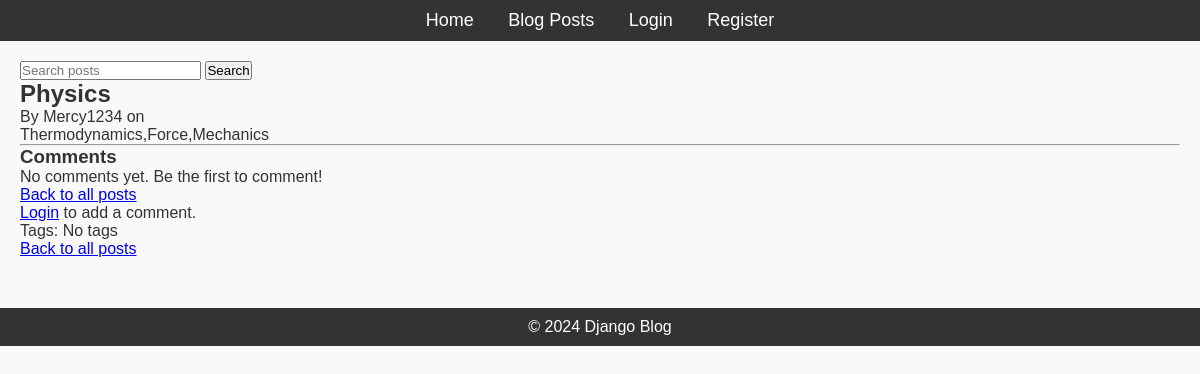
The app's page /post/4/ with its own data.
### blog/models.py (models this page shows, shortened)
class Post(models.Model):
    title=models.CharField(max_length=200)
    content=models.TextField()
    published_date=models.DateTimeField(auto_now_add=True)
    author=models.ForeignKey(User,on_delete=models.CASCADE,related_name="users")
    tags=TaggableManager()

### blog/views.py (the view)
# urls.py: path("post/<int:pk>/", PostDetailView.as_view(), name="post_detail"),
class PostDetailView(DetailView):
    model=Post
    template_name="blog/post_detail.html"
    context_object_name="post"
    def get_context_data(self, **kwargs):
        context = super().get_context_data(**kwargs)
        context['comment_form'] = CommentForm()
        return context

### blog/forms.py
class CommentForm(forms.ModelForm):
    content = forms.CharField(
        label="",
        widget=forms.Textarea(attrs={
            "rows": 3,
            "placeholder": "Comment here..."
        }),
        max_length=1000,
        required=True
    )
    class Meta:
        model = Comment
        fields = ["content"]

### blog/templates/blog/post_detail.html (shortened to what this page needs)
{% extends "blog/base.html" %}
{% load static %}
{% block content %}
<h2>{{ post.title }}</h2>
<p>By {{ post.author.username }} on {{ post.created_at|date:"M d, Y" }}</p>
<p>{{ post.content }}</p>
<hr>
<h3>Comments</h3>
{% if post.comments.all %}
    {% for comment in post.comments.all %}
        <div class="comment">
            <p><strong>{{ comment.author.username }}</strong> said:</p>
            <p>{{ comment.content }}</p>
            <small>{{ comment.created_at|date:"M d, Y H:i" }}</small>
            {% if user == comment.author %}
                <p>
                    <a href="{% url 'comment_update' comment.pk %}">Edit</a> |
                    <a href="{% url 'comment_delete' comment.pk %}">Delete</a>
                </p>
            {% endif %}
            <hr>
        </div>
    {% endfor %}
{% else %}
    <p>No comments yet. Be the first to comment!</p>
{% endif %}
<a href="/">Back to all posts</a>
{% if user.is_authenticated %}
    <h4>Add a Comment</h4>
    <form method="POST" action="{% url 'comment_create' post.pk %}">
        {% csrf_token %}
        {{ comment_form.as_p }}
        <button type="submit" class="btn btn-primary">Submit Comment</button>
    </form>
{% else %}
    <p><a href="{% url 'login' %}">Login</a> to add a comment.</p>
{% endif %}
<p>Tags:
{% for tag in post.tags.all %}
    <a href="{% url 'posts_by_tag' tag.name %}">{{ tag.name }}</a>{% if not forloop.last %}, {% endif %}
{% empty %}
    No tags
{% endfor %}
</p>
<a href="/">Back to all posts</a>
{% endblock %}

### blog/static/css/styles.css (style rules this page uses)
* { margin: 0; padding: 0; box-sizing: border-box; }
body { font-family: Arial, sans-serif; background-color: #f9f9f9; color: #333; }

### records on screen
Post: title "Physics", author.username "Mercy1234", content "Thermodynamics,Force,Mechanics"
